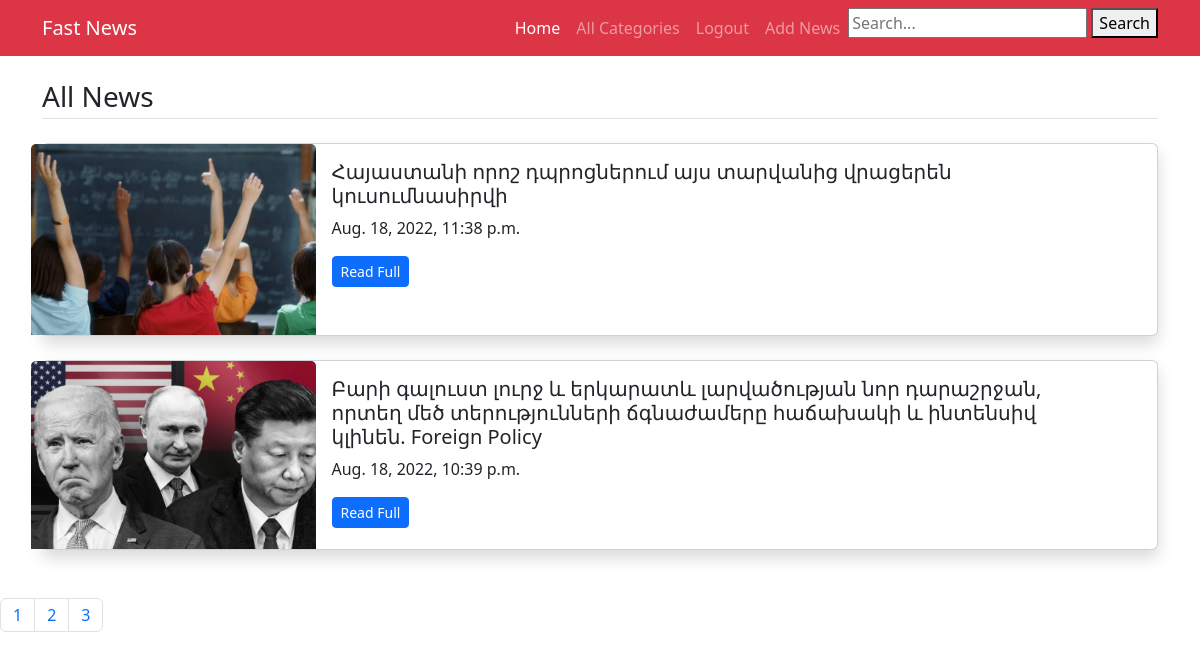
The app's page / (signed in) with its own data.
### main/models.py (models this page shows, shortened)
class News(models.Model):
    category = models.ManyToManyField(Category)
    title = models.CharField(max_length=300)
    image = models.ImageField(upload_to='imgs/')
    detail = models.TextField()
    add_time = models.DateTimeField(auto_now_add=True)
    class Meta:
        verbose_name_plural = 'News'

### main/views.py (the view)
# urls.py: path('', views.home, name='home'),
def home(request):
    search_query = request.GET.get('q', '')
    if search_query:
        all_news = News.objects.filter(title__icontains=search_query)
    else:
        all_news = News.objects.all().order_by('-add_time')
    paginator = Paginator(all_news, 2)
    page_number = request.GET.get('page', 1)
    page = paginator.get_page(page_number)
    return render(request, 'home.html', {'all_news': page})

### main/templates/home.html
{% extends 'base.html' %}
{% block content %}
    {% if user.is_authenticated %}
        <main class="container mt-3 mb-5">
        <h3 class="border-bottom pb-1 my-4">All News</h3>
        {% for news in all_news.object_list %}
            <div class="card mb-4 shadow">
                <div class="row no-gutters">
                    <div class="col-md-3">
                        <img src="/media/{{ news.image }}" class="card-img-top" alt="{{ news.title }}">
                    </div>
                    <div class="col-md-8">
                        <div class="card-body">
                            <h5 class="card-title">{{ news.title }}</h5>
                            <p class="card-text">{{ news.add_time }}</p>
                            <p class="card-text"><a href="/task/{{ news.id }}/" class="btn btn-sm btn-primary">Read
                                Full</a></p>
                        </div>
                    </div>
                </div>
            </div>
        {% endfor %}
    {% endif %}
</main>
{% include 'paginator.html' %}
{% endblock %}

### records on screen
News: image (picture), title "Հայաստանի որոշ դպրոցներում այս տարվանից վրացերեն կուսումնասիրվի", add_time "Aug. 18, 2022, 11:38 p.m."
News: image (picture), title "Բարի գալուստ լուրջ և երկարատև լարվածության նոր դարաշրջան, որտեղ մեծ տերությունների ճգնաժամերը հաճախակի և ինտենսիվ կլինեն. Foreign Policy", add_time "Aug. 18, 2022, 10:39 p.m."

### other values on screen
{{ n }} "1" "2" "3"
